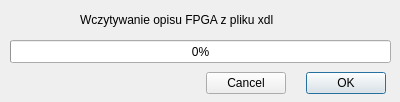
<?xml version="1.0" encoding="UTF-8"?>
<ui version="4.0">
 <class>progresbarFPGA</class>
 <widget class="QDialog" name="progresbarFPGA">
  <property name="geometry">
   <rect>
    <x>0</x>
    <y>0</y>
    <width>400</width>
    <height>102</height>
   </rect>
  </property>
  <property name="windowTitle">
   <string>Wczytywanie opisu FPGA</string>
  </property>
  <widget class="QProgressBar" name="progressBar">
   <property name="geometry">
    <rect>
     <x>10</x>
     <y>40</y>
     <width>381</width>
     <height>23</height>
    </rect>
   </property>
   <property name="value">
    <number>0</number>
   </property>
  </widget>
  <widget class="QLabel" name="label">
   <property name="geometry">
    <rect>
     <x>80</x>
     <y>10</y>
     <width>241</width>
     <height>20</height>
    </rect>
   </property>
   <property name="text">
    <string>Wczytywanie opisu FPGA z pliku xdl</string>
   </property>
  </widget>
  <widget class="QDialogButtonBox" name="Ok">
   <property name="geometry">
    <rect>
     <x>295</x>
     <y>70</y>
     <width>91</width>
     <height>27</height>
    </rect>
   </property>
   <property name="standardButtons">
    <set>QDialogButtonBox::Ok</set>
   </property>
  </widget>
  <widget class="QDialogButtonBox" name="Cancel">
   <property name="geometry">
    <rect>
     <x>195</x>
     <y>70</y>
     <width>91</width>
     <height>27</height>
    </rect>
   </property>
   <property name="standardButtons">
    <set>QDialogButtonBox::Cancel</set>
   </property>
  </widget>
 </widget>
 <resources/>
 <connections>
  <connection>
   <sender>Ok</sender>
   <signal>accepted()</signal>
   <receiver>progresbarFPGA</receiver>
   <slot>accept()</slot>
   <hints>
    <hint type="sourcelabel">
     <x>340</x>
     <y>83</y>
    </hint>
    <hint type="destinationlabel">
     <x>199</x>
     <y>50</y>
    </hint>
   </hints>
  </connection>
  <connection>
   <sender>Cancel</sender>
   <signal>rejected()</signal>
   <receiver>progresbarFPGA</receiver>
   <slot>accept()</slot>
   <hints>
    <hint type="sourcelabel">
     <x>240</x>
     <y>83</y>
    </hint>
    <hint type="destinationlabel">
     <x>199</x>
     <y>50</y>
    </hint>
   </hints>
  </connection>
 </connections>
</ui>
